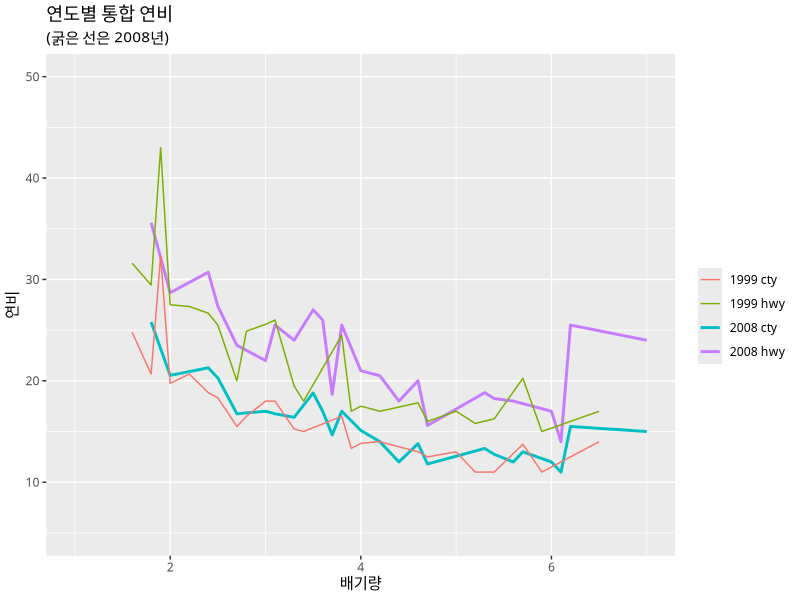

Write the R code that produced this figure. (Note: this script raises an error after producing the figure.)
library('ggplot2')
library('dplyr')
theme_set(theme_gray(base_family="AppleGothic"))
par(family = "AppleGothic")

# 1. mpg데이터에서 연도별 배기량에 따른 통합연비를 꺽은선으로 그리시오. (단, 2008년은 굵은 선으로 표현하시오)

d2 = mpg %>% group_by(year, displ) %>% 
  summarise(cty = mean(cty), hwy = mean(hwy))

levels(factor(d2$year)) 

ggplot() +
  geom_line(data=d2 %>% filter(year == 2008), aes(displ, cty, color = '2008 cty'), size = 1) +
  geom_line(data=d2 %>% filter(year == 2008), aes(displ, hwy, color = '2008 hwy'), size = 1) +
  geom_line(data=d2 %>% filter(year == 1999), aes(displ, cty, color = '1999 cty')) +
  geom_line(data=d2 %>% filter(year == 1999), aes(displ, hwy, color = '1999 hwy')) +
  xlab('배기량') +
  labs(colour = "")+
  xlim(1, 7) +
  scale_y_continuous("연비", limits = c(5, 50)) +
  labs(title = '연도별 통합 연비', subtitle = '(굵은 선은 2008년)')




# 2. data(성적.csv) 데이터에서 국어 성적이 80점 이상인 학생들의 수를 성비가 보이도록 학급별로 막대그래프를 그리시오.

save(data, file = 'data/data.rda')

ggplot(data %>% filter( kor >= 80) , aes(cls)) +
  geom_bar(aes(fill=gen), width = 0.5) +
  scale_fill_discrete(name = "성별") +      
  labs(x = '학급', y = '학생수', title = '국어 우수 학생', subtitle = '(80점 이상)')



# 3. 국어 성적이 95점 이상인 학생들의 점수별 밀도그래프를 그리시오.
ggplot(data %>% filter( kor >= 95 ), aes(kor)) +
  geom_density(aes(fill=factor(cls)),size = 0.2, alpha = 0.5) +
  labs(x = '성적', y = '밀도', title = '반별 국어 우수 학생', subtitle = '(국어 점수 A+ 이상)', fill = '학급')



# 4. midwest데이터에서 전체인구와 아시아계 인구의 관계를 알아보기 위한 그래프를 그리시오. (단, 전체인구는 50만명 이하, 아시아계인구는 1만명 이하만 표시되게)

ggplot(data=midwest, aes(x=total, y=asian)) + 
  geom_point() +
  geom_smooth() +
  scale_x_continuous("전체 인구", limits = c(0, 500000 )) +
  scale_y_continuous("아시아계 인구", limits = c(0, 10000)) +
  labs(title = '전체 인구과 아시아계 인구의 관계')
  


